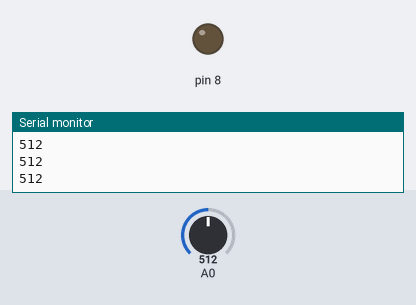
The sketch below on a simulated Arduino Uno, built with avr-gcc and run on an emulated ATmega328P. Parts: output pins drawn as LEDs (lit = HIGH), the last lines printed to the serial monitor. The inputs (shaded band) are chosen by the test bench; at power-on: A0 = 512.

Above: at 1.2 s.
1.3 s: A0 set to 891
2.8 s: A0 set to 915
At 3.8 s:
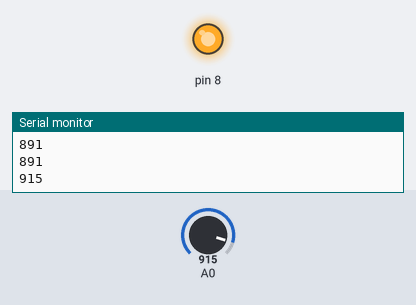
4.4 s: A0 set to 900
At 5.5 s:
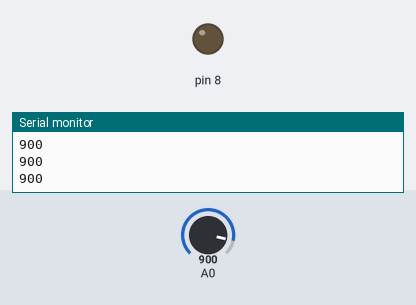
6.6 s: A0 set to 1023
At 8.0 s:
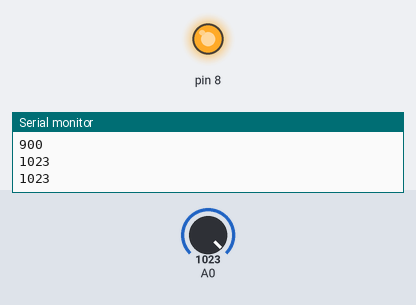
Timing chart, 0 to 9.2 s (numbered marks = the images above; inputs shaded):
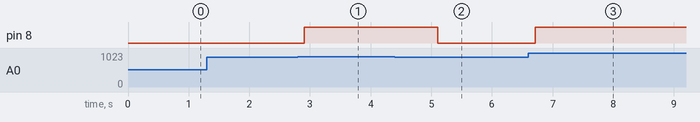

The sketch:

PhotoResistor_LightControl.ino
```cpp
void setup() {
  pinMode(8, OUTPUT);
  // initialize serial communication at 9600 bits per second:
  Serial.begin(9600);
}

// the loop routine runs over and over again forever:
void loop() {

  // read the input on analog pin 0:
  int sensorValue = analogRead(A0);
  // print out the value you read:
  Serial.println(sensorValue);
  delay(100);
  if (sensorValue>900)
  {
  digitalWrite(8, HIGH);   // turn the LED on (HIGH is the voltage level)
  delay(1000);
  }
  else{
    digitalWrite(8, LOW);
  }

}
```

Measured:
- the behaviour switches between 900 and 901 on A0 (found by bisection; images 0 and 1)
- after the input at 2.8 s, pin 8: LOW → HIGH after 0.11 s
- after the input at 4.4 s, pin 8: HIGH → LOW after 0.71 s
- after the input at 6.6 s, pin 8: LOW → HIGH after 0.11 s
